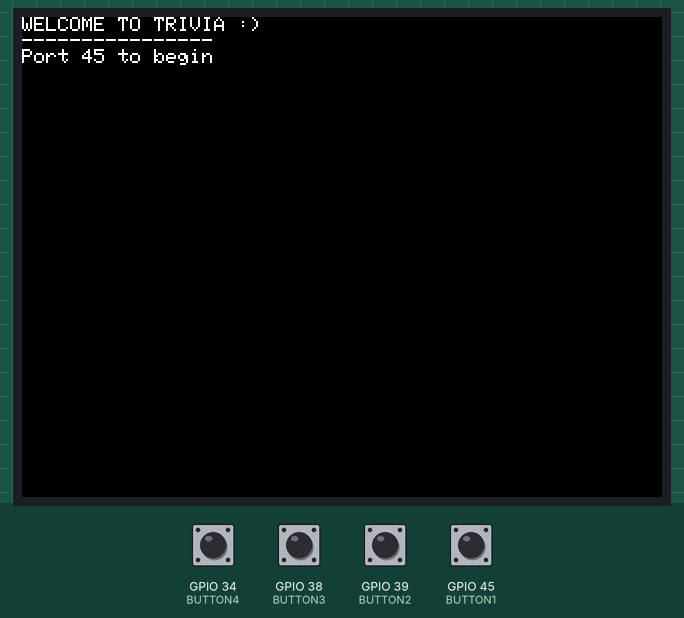
A sketch run on a simulated ESP32. Shown: 320×240 colour display. The inputs (shaded band) are chosen by the test bench; at power-on: GPIO 34 (BUTTON4), GPIO 38 (BUTTON3), GPIO 39 (BUTTON2), GPIO 45 (BUTTON1) HIGH. WiFi joins after 1.5 s; servers stay silent unless stated; uploads are accepted with an empty reply; what the sketch prints to the serial monitor is not drawn.

Above: at 5.6 s.
5.7 s: GPIO 45 (BUTTON1) pulled LOW for 0.15 s
At 7.6 s:
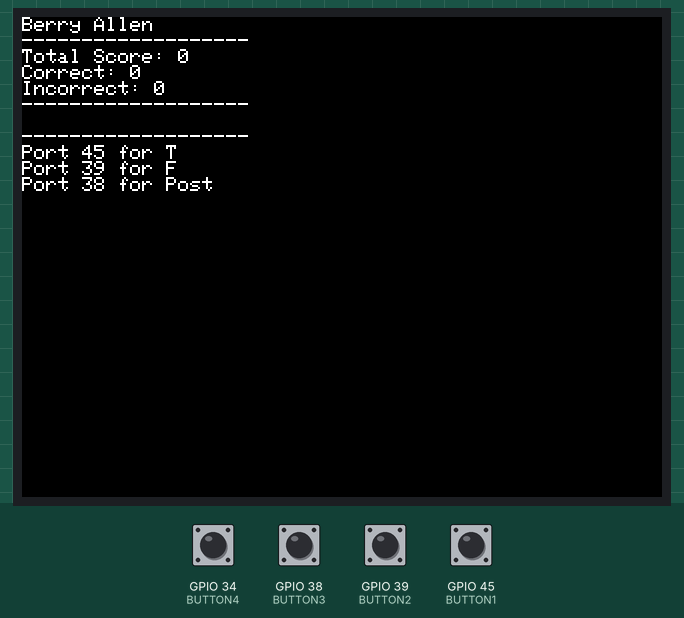
7.9 s: GPIO 38 (BUTTON3) pulled LOW for 0.15 s
At 9.0 s:
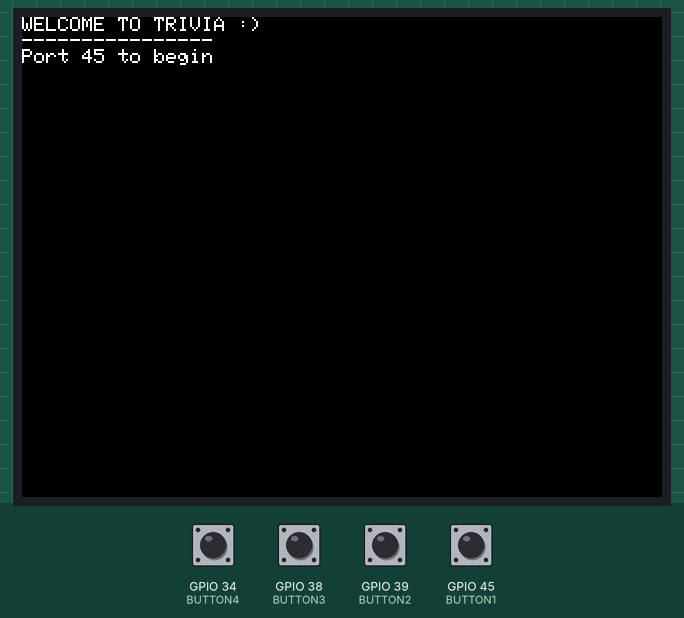
9.9 s: GPIO 45 (BUTTON1) pulled LOW for 1 s
At 12.3 s:
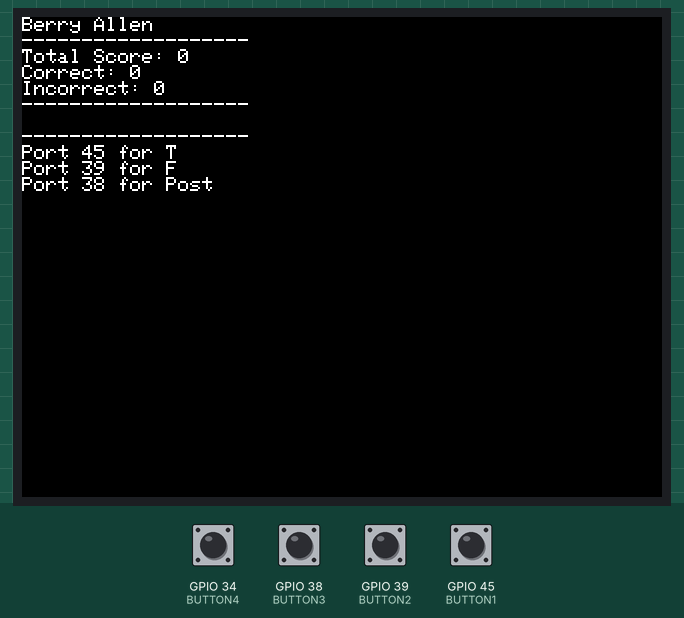
Timing chart, 0 to 13.1 s (numbered marks = the images above; inputs shaded):
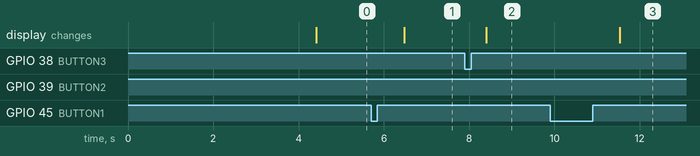

The sketch:

src.ino
```cpp
#include <WiFi.h> //Connect to WiFi Network
#include <TFT_eSPI.h> // Graphics and font library for ST7735 driver chip
#include <SPI.h> //Used in support of TFT Display
#include <string.h>  //used for some string handling and processing.

const uint8_t IDLE = 0;
const uint8_t START_GAME = 1;
const uint8_t PLAY_GAME = 2;
const uint8_t GET_QUESTION = 3;
const uint8_t POST = 4;
const uint8_t TRUE = 7;
const uint8_t FALSE = 8;

uint8_t state;

TFT_eSPI tft = TFT_eSPI();

const int RESPONSE_TIMEOUT = 6000; //ms to wait for response from host
const int GETTING_PERIOD = 2000; //periodicity of getting a number fact.
const int BUTTON_TIMEOUT = 1000; //button timeout in milliseconds
const uint16_t IN_BUFFER_SIZE = 1000; //size of buffer to hold HTTP request
const uint16_t OUT_BUFFER_SIZE = 1000; //size of buffer to hold HTTP response
char request_buffer[IN_BUFFER_SIZE]; //char array buffer to hold HTTP request
char response_buffer[OUT_BUFFER_SIZE]; //char array buffer to hold HTTP response
char host[] = "608dev-2.net";

char network[] = "MIT";
char password[] = "";
uint8_t scanning = 0;

uint8_t channel = 1;
byte bssid[] = {0x04, 0x95, 0xE6, 0xAE, 0xDB, 0x41};

const int BUTTON1 = 45; //pin connected to button
const int BUTTON2 = 39;
const int BUTTON3 = 38;
const int BUTTON4 = 34;


void print_IDLE_screen(){
  tft.fillScreen(TFT_BLACK);
  tft.setCursor(0,0,1);
  tft.println("WELCOME TO TRIVIA :)");
  tft.println("----------------");
  tft.println("Port 45 to begin");
}

void setup(){
  tft.init();  //init screen
  tft.setRotation(3); //adjust rotation
  tft.setTextSize(1); //default font size
  tft.fillScreen(TFT_BLACK); //fill background
  tft.setTextColor(TFT_WHITE, TFT_BLACK);
  Serial.begin(115200); //begin serial comms
  if (scanning){
    int n = WiFi.scanNetworks();
    Serial.println("scan done");
    if (n == 0) {
      Serial.println("no networks found");
    } else {
      Serial.print(n);
      Serial.println(" networks found");
      for (int i = 0; i < n; ++i) {
        Serial.printf("%d: %s, Ch:%d (%ddBm) %s ", i + 1, WiFi.SSID(i).c_str(), WiFi.channel(i), WiFi.RSSI(i), WiFi.encryptionType(i) == WIFI_AUTH_OPEN ? "open" : "");
        uint8_t* cc = WiFi.BSSID(i);
        for (int k = 0; k < 6; k++) {
          Serial.print(*cc, HEX);
          if (k != 5) Serial.print(":");
          cc++;
        }
        Serial.println("");
      }
    }
  }
  delay(100); //wait a bit (100 ms)

  //if using regular connection use line below:
  WiFi.begin(network, password);
  //if using channel/mac specification for crowded bands use the following:
  //WiFi.begin(network, password, channel, bssid);
  uint8_t count = 0; //count used for Wifi check times
  Serial.print("Attempting to connect to ");
  Serial.println(network);
  while (WiFi.status() != WL_CONNECTED && count<6) {
    delay(500);
    Serial.print(".");
    count++;
  }
  delay(2000);
  if (WiFi.isConnected()) { //if we connected then print our IP, Mac, and SSID we're on
    Serial.println("CONNECTED!");
    Serial.printf("%d:%d:%d:%d (%s) (%s)\n",WiFi.localIP()[3],WiFi.localIP()[2],
                                            WiFi.localIP()[1],WiFi.localIP()[0],
                                          WiFi.macAddress().c_str() ,WiFi.SSID().c_str());
    delay(500);
  } else { //if we failed to connect just Try again.
    Serial.println("Failed to Connect :/  Going to restart");
    Serial.println(WiFi.status());
    ESP.restart(); // restart the ESP (proper way)
  }
  pinMode(BUTTON1, INPUT_PULLUP); //set input pin as an input!
  pinMode(BUTTON2, INPUT_PULLUP); //set input pin as an input!
  pinMode(BUTTON3, INPUT_PULLUP); //set input pin as an input!
  pinMode(BUTTON4, INPUT_PULLUP); //set input pin as an input!
  state = IDLE;
  print_IDLE_screen();
}

uint8_t char_append(char* buff, char c, uint16_t buff_size) {
        int len = strlen(buff);
        if (len>buff_size) return false;
        buff[len] = c;
        buff[len+1] = '\0';
        return true;
}

void do_http_GET(char* host, char* request, char* response, uint16_t response_size, uint16_t response_timeout, uint8_t serial){
  WiFiClient client; //instantiate a client object
  if (client.connect(host, 80)) { //try to connect to host on port 80
    if (serial) Serial.print(request);//Can do one-line if statements in C without curly braces
    client.print(request);
    memset(response, 0, response_size); //Null out (0 is the value of the null terminator '\0') entire buffer
    uint32_t count = millis();
    while (client.connected()) { //while we remain connected read out data coming back
      client.readBytesUntil('\n',response,response_size);
      //if (serial) Serial.println(response);
      if (strcmp(response,"\r")==0) { //found a blank line!
        break;
      }
      memset(response, 0, response_size);
      if (millis()-count>response_timeout) break;
    }
    memset(response, 0, response_size);
    count = millis();
    while (client.available()) { //read out remaining text (body of response)
      char_append(response,client.read(),OUT_BUFFER_SIZE);
    }
    //if (serial) Serial.println(response);
    client.stop();
    //if (serial) Serial.println("-----------");
  }else{
    //if (serial) Serial.println("connection failed :/");
    //if (serial) Serial.println("wait 0.5 sec...");
    client.stop();
  }
}

char question[1000];
int index_of_and = 0;
char correct_answer[100];

void get_question(){
  memset(correct_answer, 0, 100);
  memset(question, 0, 1000);
  index_of_and = 0;

  sprintf(request_buffer, "GET http://608dev-2.net/sandbox/sc/shengh/trivia_game/trivia_file.py HTTP/1.1\r\n");
  strcat(request_buffer, "Host: 608dev-2.net\r\n"); //add more to the end
  strcat(request_buffer, "\r\n"); //add blank line!
  do_http_GET(host, request_buffer, response_buffer, OUT_BUFFER_SIZE, RESPONSE_TIMEOUT, 1);
  //Serial.println(response_buffer); //print to serial monitor

  for (int i=0; response_buffer[i] != '\0'; i++){
    if (response_buffer[i] == '&'){
      index_of_and = i;
    }
  }

  for (int i=0; i<index_of_and; i++){
    question[i] = response_buffer[i];
  }

  Serial.println(question);

  for (int i=index_of_and+1; response_buffer[i] != '\0'; i++){
    correct_answer[i-index_of_and-1] = response_buffer[i];
  }
  Serial.println(correct_answer);

}

//IF YOU WANT YOU CAN CHANGE THE USER NAME. THE DATABASE CHECKS FOR DUPLICATES :)
char user_name[] = "Berry Allen";
int score = 0;
int correct_answers = 0;
int incorrect_answers = 0;

void post_score() {
  sprintf(request_buffer,"POST http://608dev-2.net/sandbox/sc/shengh/trivia_game/trivia_file.py?user=%s&score=%d&correct=%d&incorrect=%d HTTP/1.1\r\n", user_name, score, correct_answers, incorrect_answers);
  strcat(request_buffer, "Host: 608dev-2.net\r\n"); //add more to the end
  strcat(request_buffer, "\r\n"); //add blank line!
  do_http_GET(host, request_buffer, response_buffer, OUT_BUFFER_SIZE, RESPONSE_TIMEOUT, 1);
  Serial.println(response_buffer); //print to serial monitor
 }

char score_string[100];
char correct_string[100];
char incorrect_string[100];

int and_index = 0;
int index_of_money = 0;
int index_of_at = 0;

void get_scores(){
  and_index = 0;
  index_of_money = 0;
  index_of_at = 0;
  memset(score_string, 0, 100);
  memset(correct_string, 0, 100);
  memset(incorrect_string,0, 100);

  sprintf(request_buffer,"GET http://608dev-2.net/sandbox/sc/shengh/trivia_game/trivia_file.py?user=%s HTTP/1.1\r\n", user_name);
  strcat(request_buffer, "Host: 608dev-2.net\r\n"); //add more to the end
  strcat(request_buffer, "\r\n"); //add blank line!
  do_http_GET(host, request_buffer, response_buffer, OUT_BUFFER_SIZE, RESPONSE_TIMEOUT, 1);
  Serial.println(response_buffer); //print to serial monitor

  for (int i=0; response_buffer[i] != '\0'; i++){
    if (response_buffer[i] == '&'){
      and_index = i;
    }
    else if (response_buffer[i] == '$'){
      index_of_money = i;
    }
    else if (response_buffer[i] == '@'){
      index_of_at = i;
    }
  }

  for (int i=0; i < and_index; i++){
    score_string[i] = response_buffer[i];
  }

  for (int i=and_index+1; i< index_of_money; i++){
    correct_string[i-and_index-1] = response_buffer[i];
  }


  for (int i=index_of_money+1; i< index_of_at; i++){
    incorrect_string[i-index_of_money-1] = response_buffer[i];
  }


  Serial.println(score_string);
  Serial.println(correct_string);
  Serial.println(incorrect_string);

  score = atoi(score_string);
  correct_answers = atoi(correct_string);
  incorrect_answers = atoi(incorrect_string);

}

void print_PLAY_GAME_screen(){
  tft.fillScreen(TFT_BLACK);
  tft.setCursor(0,0,1);
  tft.println(user_name);
  tft.println("-------------------");

  char total_score[100];
  sprintf(total_score, "Total Score: %d", score);

  char total_correct_answers[100];
  sprintf(total_correct_answers, "Correct: %d", correct_answers);

  char total_incorrect_answers[100];
  sprintf(total_incorrect_answers, "Incorrect: %d", incorrect_answers);

  tft.println(total_score);
  tft.println(total_correct_answers);
  tft.println(total_incorrect_answers);
  tft.println("-------------------");
  tft.println(question);
  tft.println("-------------------");
  tft.println("Port 45 for T");
  tft.println("Port 39 for F");
  tft.println("Port 38 for Post");
}


void loop(){
  uint8_t button_1 = digitalRead(BUTTON1); // 45
  uint8_t button_2 = digitalRead(BUTTON2); // 39
  uint8_t button_3 = digitalRead(BUTTON3); //38
  uint8_t button_4 = digitalRead(BUTTON4); //34

  switch(state){
    case IDLE:
      if (button_1 == 0){
        state = START_GAME;
      }
    break;

    case START_GAME:
      if(button_1 == 1){
        get_scores();
        get_question();
        print_PLAY_GAME_screen();
        state = PLAY_GAME;
      }
    break;

    case PLAY_GAME:
      Serial.println("IN PLAY_GAME");
      // can't use 34 in this state
      if (button_1 == 0){
        state = TRUE;
      }

      if (button_2 == 0){
        state = FALSE;
      }

      if (button_3 == 0){
        Serial.println("GOING TO POST");
        state = POST;
      }
    break;

    case POST:
      if (button_3 == 1){

        post_score();
        print_IDLE_screen();
        state = IDLE;
      }
    break;

    case TRUE:
      if(button_1 == 1){

        if (correct_answer[0] == 'T'){
          //Serial.println("IN THIS TRUE LOOP");
          score += 1;
          correct_answers +=1;
          get_question();
          print_PLAY_GAME_screen();
          state = PLAY_GAME;
        }
        else{
          //Serial.println("IN OTHER TRUE LOOP");
          if (score > 0){
            score -=1;
          }
          incorrect_answers += 1;
          get_question();
          print_PLAY_GAME_screen();
          state = PLAY_GAME;
        }

      }
    break;

    case FALSE:
      if(button_2 == 1){
        if (correct_answer[0] == 'F'){
          //Serial.println("IN THIS FALSE LOOP");
          score += 1;
          correct_answers += 1;
          get_question();
          print_PLAY_GAME_screen();
          state = PLAY_GAME;
        }
        else{
          //Serial.println("IN THIS OTHER FALSE LOOP");
          if (score > 0){
            score -=1;
          }
          incorrect_answers +=1;
          get_question();
          print_PLAY_GAME_screen();
          state = PLAY_GAME;
        }

      }
    break;
  }

}
```

Measured:
- after the input at 5.7 s, the display: changes after 0.78 s (image 1)
- after the input at 7.9 s, the display: changes after 0.50 s (image 2)
- after the input at 9.9 s, the display: changes after 1.6 s (image 3)
